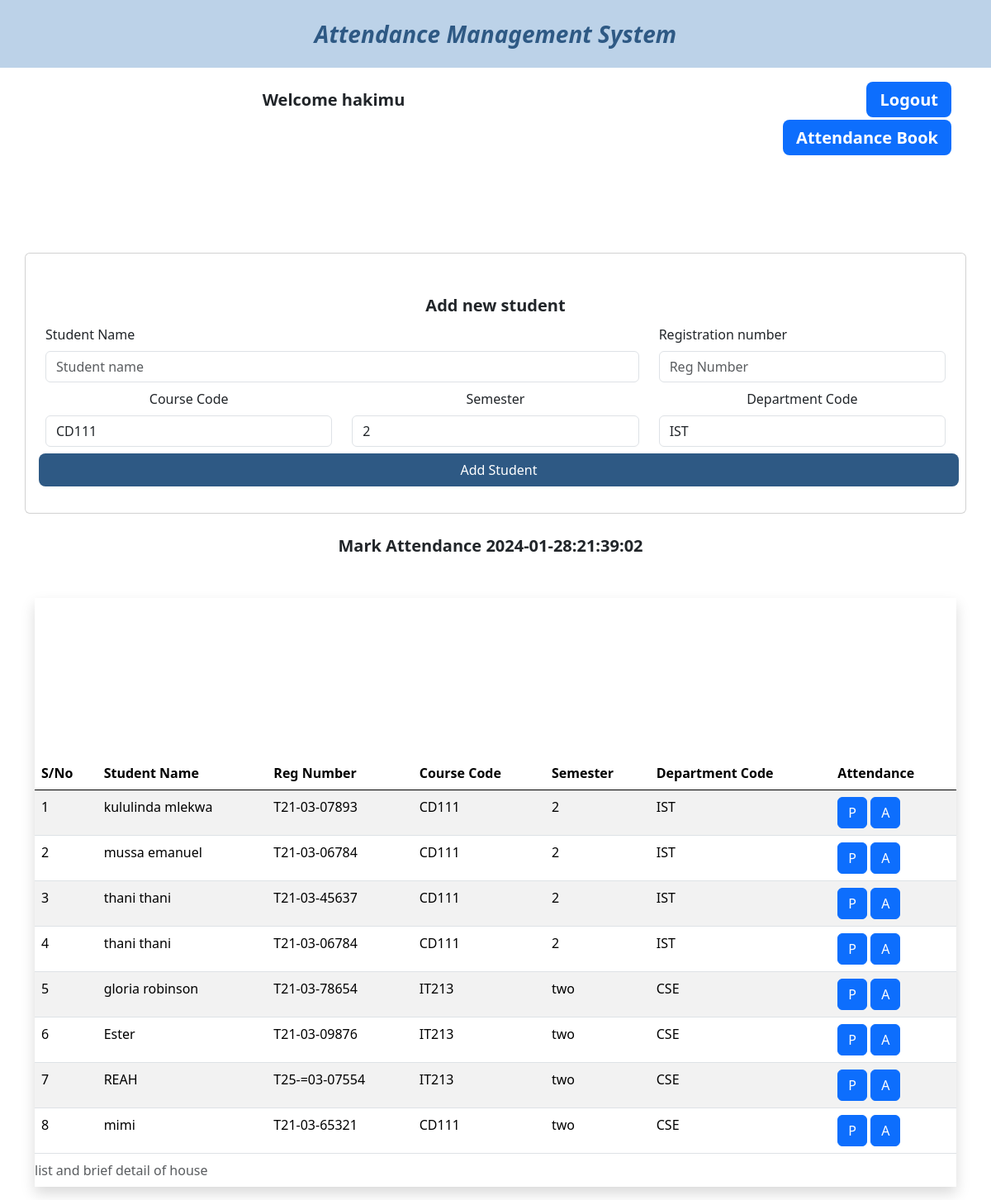
The page /student_attend.php (signed in) on the database its author committed.
### tables this page shows
CREATE TABLE `add_student_tb` (
  `SID` int(11) NOT NULL,
  `student_name` varchar(255) NOT NULL,
  `reg_number` varchar(225) NOT NULL,
  `course_code` varchar(255) NOT NULL,
  `semester` varchar(50) NOT NULL,
  `department_code` varchar(50) NOT NULL,
  `status` tinyint(1) DEFAULT NULL
);

### php_logic/student_retrive_logic.php (the view, shortened to what this page needs)
<?php
$stmt = $conn->prepare("SELECT * FROM add_student_tb");
$stmt->execute();
$result = $stmt->get_result();
if ($result->num_rows > 0) {
    $id = 0;
    while ($row = $result->fetch_assoc()) {
        $id = $id + 1;
        $student_name = $row['student_name'];
        $reg_number = $row['reg_number'];
        $course_code = $row['course_code'];
        $semester = $row['semester'];
        $department_code = $row['department_code'];
        echo " <tr>
                                        <td>$id</td>
                                        <td>$student_name</td>
                                        <td>$reg_number</td>
                                        <td>$course_code</td>
                                        <td>$semester</td>
                                        <td>$department_code</td>
                                        <td><a id='btnp' class='btn btn-primary' onclick='toggleButtons_p($id)'>P</a> <a id='btna' class='btn btn-primary' onclick='toggleButtons_a($id)'>A</a></td>
                                    </tr><br>";
    }
} else {
}
?>

### style.css (style rules this page uses)
* { margin: 0px; padding: 0px; }
:root { --primary-color:#BCD2E8; --secondary-color:#528AAE; --tertiary-color:#2E5984; --text-color:black; }
body { background-color: white; }

### rows shown on the page
add_student_tb: student_name "kululinda mlekwa", reg_number "T21-03-07893", course_code "CD111", semester "2", department_code "IST"
add_student_tb: student_name "mussa emanuel", reg_number "T21-03-06784", course_code "CD111", semester "2", department_code "IST"
add_student_tb: student_name "thani thani", reg_number "T21-03-45637", course_code "CD111", semester "2", department_code "IST"
add_student_tb: student_name "thani thani", reg_number "T21-03-06784", course_code "CD111", semester "2", department_code "IST"
add_student_tb: student_name "gloria robinson", reg_number "T21-03-78654", course_code "IT213", semester "two", department_code "CSE"
add_student_tb: student_name "Ester", reg_number "T21-03-09876", course_code "IT213", semester "two", department_code "CSE"
add_student_tb: student_name "REAH", reg_number "T25-=03-07554", course_code "IT213", semester "two", department_code "CSE"
add_student_tb: student_name "mimi", reg_number "T21-03-65321", course_code "CD111", semester "two", department_code "CSE"

### other values the page prints
$_SESSION['username'] "hakimu"
form field course_code "CD111"
form field semester "2"
form field department_code "IST"
